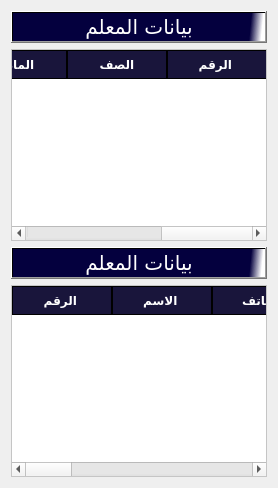
                 <widget class="QWidget" name="tab_15">
                  <attribute name="title">
                   <string>بيانات المعلمين و الحصة و حصص الترم</string>
                  </attribute>
                  <layout class="QGridLayout" name="gridLayout">
                   <item row="0" column="0">
                    <layout class="QVBoxLayout" name="verticalLayout_23">
                     <item>
                      <layout class="QVBoxLayout" name="verticalLayout">
                       <item>
                        <widget class="QPushButton" name="pushButton_19">
                         <property name="font">
                          <font>
                           <family>PT Bold Heading</family>
                           <pointsize>15</pointsize>
                           <weight>50</weight>
                           <italic>false</italic>
                           <bold>false</bold>
                          </font>
                         </property>
                         <property name="styleSheet">
                          <string notr="true">background-color:rgb(223, 221, 220);
color:rgb(0, 0, 0);

font: 18pt &quot;Mohammad Annoktah&quot;;
background-color:qlineargradient(spread:pad, x1:0.506975, y1:0.432, x2:0.99, y2:0.437227, stop:0.900498 rgba(4, 0, 62, 255), stop:1 rgba(255, 255, 255, 255));
color:rgb(255, 255, 255);
font: 15pt &quot;PT Bold Heading&quot;;
</string>
                         </property>
                         <property name="text">
                          <string>بيانات المعلم</string>
                         </property>
                        </widget>
                       </item>
                       <item>
                        <widget class="QTableWidget" name="tblTermSessions">
                         <property name="layoutDirection">
                          <enum>Qt::RightToLeft</enum>
                         </property>
                         <property name="styleSheet">
                          <string notr="true">QTableWidget {
    background-color: #FFFFFF;
    alternate-background-color:rgb(0, 0, 0);
    font: 9pt &quot;PT Bold Heading&quot;;
    font-weight: bold;
 color:rgb(0, 0, 0)
}

QHeaderView::section {
    background-color:rgb(25, 21, 59);
    border: 1px solid rgb(0, 0, 0);
    font-weight: bold;
    padding: 4px;
    text-align: center;
	font: 10pt &quot;PT Bold Heading&quot;;
	color:rgb(255, 255, 255)
}

QTableWidget::item:selected {
    background-color:rgb(25, 21, 65);
    color:rgb(255, 255, 255);
}</string>
                         </property>
                         <column>
                          <property name="text">
                           <string>الرقم </string>
                          </property>
                         </column>
                         <column>
                          <property name="text">
                           <string>الصف</string>
                          </property>
                         </column>
                         <column>
                          <property name="text">
                           <string>الماده</string>
                          </property>
                         </column>
                         <column>
                          <property name="text">
                           <string>عدد الحصص </string>
                          </property>
                         </column>
                         <column>
                          <property name="text">
                           <string>العمليات</string>
                          </property>
                         </column>
                        </widget>
                       </item>
                      </layout>
                     </item>
                     <item>
                      <layout class="QVBoxLayout" name="verticalLayout_3">
                       <item>
                        <widget class="QPushButton" name="pushButton_20">
                         <property name="font">
                          <font>
                           <family>PT Bold Heading</family>
                           <pointsize>15</pointsize>
                           <weight>50</weight>
                           <italic>false</italic>
                           <bold>false</bold>
                          </font>
                         </property>
                         <property name="styleSheet">
                          <string notr="true">background-color:rgb(223, 221, 220);
color:rgb(0, 0, 0);

font: 18pt &quot;Mohammad Annoktah&quot;;
background-color:qlineargradient(spread:pad, x1:0.506975, y1:0.432, x2:0.99, y2:0.437227, stop:0.900498 rgba(4, 0, 62, 255), stop:1 rgba(255, 255, 255, 255));
color:rgb(255, 255, 255);
font: 15pt &quot;PT Bold Heading&quot;;
</string>
                         </property>
                         <property name="text">
                          <string>بيانات المعلم</string>
                         </property>
                        </widget>
                       </item>
                       <item>
                        <widget class="QTableWidget" name="tblTeachers_2">
                         <property name="styleSheet">
                          <string notr="true">QTableWidget {
    background-color: #FFFFFF;
    alternate-background-color:rgb(0, 0, 0);
    font: 9pt &quot;PT Bold Heading&quot;;
    font-weight: bold;
 color:rgb(0, 0, 0)
}

QHeaderView::section {
    background-color:rgb(25, 21, 59);
    border: 1px solid rgb(0, 0, 0);
    font-weight: bold;
    padding: 4px;
    text-align: center;
	font: 10pt &quot;PT Bold Heading&quot;;
	color:rgb(255, 255, 255)
}

QTableWidget::item:selected {
    background-color:rgb(25, 21, 65);
    color:rgb(255, 255, 255);
}</string>
                         </property>
                         <column>
                          <property name="text">
                           <string>الرقم </string>
                          </property>
                         </column>
                         <column>
                          <property name="text">
                           <string>الاسم </string>
                          </property>
                         </column>
                         <column>
                          <property name="text">
                           <string>الهاتف</string>
                          </property>
                         </column>
                         <column>
                          <property name="text">
                           <string>تاريخ الميلاد</string>
                          </property>
                         </column>
                         <column>
                          <property name="text">
                           <string>التخصص</string>
                          </property>
                         </column>
                         <column>
                          <property name="text">
                           <string>المهمة</string>
                          </property>
                         </column>
                         <column>
                          <property name="text">
                           <string>الحالة</string>
                          </property>
                         </column>
                         <column>
                          <property name="text">
                           <string>البصمة</string>
                          </property>
                         </column>
                         <column>
                          <property name="text">
                           <string>المهمة</string>
                          </property>
                         </column>
                         <column>
                          <property name="text">
                           <string>العمليات</string>
                          </property>
                         </column>
                        </widget>
                       </item>
                      </layout>
                     </item>
                    </layout>
                   </item>
                  </layout>
                 </widget>
